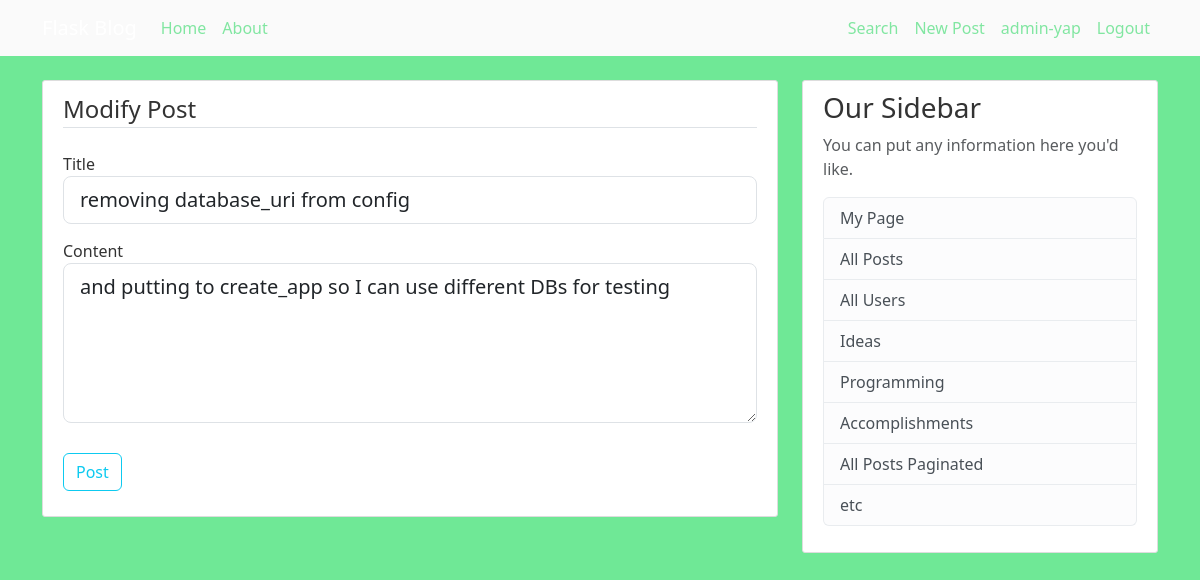
Screenshot of /post/96/modify (signed in) with the database file from the repository.
### bungee_gum/models.py (models this page shows, shortened)
class User(db.Model, UserMixin):
    id = db.Column(db.Integer, primary_key=True)
    username = db.Column(db.String(20), unique=True, nullable=False)
    email = db.Column(db.String(120), unique=True, nullable=False)
    image_file = db.Column(db.String(20), nullable=False, default="default.jpg")
    password = db.Column(db.String(60), nullable=False)
    posts = db.relationship("Post", backref="author", lazy="subquery")

class Post(db.Model):
    id = db.Column(db.Integer, primary_key=True)
    title = db.Column(db.String(100), nullable=False)
    date_posted = db.Column(db.DateTime, nullable=False, default=lambda: datetime.now(timezone.utc))
    content = db.Column(db.Text, nullable=False)
    user_id = db.Column(db.Integer, db.ForeignKey("user.id"), nullable=False)

### bungee_gum/posts/routes.py (the view, shortened to what this page needs)
@posts.route("/post/<int:id>/modify", methods=["GET", "POST"])
@login_required
def post_modify(id):
    post = Post.query.get_or_404(id)
    if current_user == post.author:
        post_form = PostForm()
        if request.method == "GET":
            post_form.title.data = post.title
            post_form.content.data = post.content
        return render_template("post-modify.html", title=f"Modify '{post.title}'", post_form=post_form)
    else:
        abort(403)

### bungee_gum/posts/forms.py
class PostForm(FlaskForm):
    title = StringField("Title", validators=[DataRequired(), Length(min=4, max=35)])
    content = TextAreaField("Content", validators=[DataRequired()])
    submit = SubmitField("Post")

### bungee_gum/models.py (called while the page is built)
@login_manager.user_loader
def load_user(user_id):
    return User.query.get(int(user_id))

### bungee_gum/templates/post-modify.html (shortened to what this page needs)
{% extends "base.html" %}
{% block body %}
<div class="content-section">
    <form action="" method="POST">
        <fieldset class="form-group">
            <legend class="border-bottom mb-4">Modify Post</legend>
            <div class="form-group">
                {{ post_form.title.label(class="form-control-label") }}
                {% if post_form.title.errors %}
                    {{ post_form.title(class="form-control form-control-lg is-invalid") }}
                    <div class="invalid-feedback">
                        {% for error in post_form.title.errors %}
                            <span>{{ error }}</span>
                        {% endfor %}
                    </div>
                {% else %}
                    {{ post_form.title(class="form-control form-control-lg") }}
                {% endif %}
            </div>
            <div class="form-group">
                {{ post_form.content.label(class="form-control-label") }}
                {% if post_form.content.errors %}
                    {{ post_form.content(class="form-control form-control-lg is-invalid") }}
                    <div class="invalid-feedback">
                        {% for error in post_form.content.errors %}
                            <span>{{ error }}</span>
                        {% endfor %}
                    </div>
                {% else %}
                    {{ post_form.content(class="form-control form-control-lg") }}
                {% endif %}
            </div>
        </fieldset>
        <div class="form-group">
            {{ post_form.submit(class="btn btn-outline-info") }}
        </div>
    </form>
</div>
{% endblock body %}

### bungee_gum/templates/base.html (shortened to what this page needs)
<!DOCTYPE html>
<html>
<head>
    <link href="https://cdn.jsdelivr.net/npm/bootstrap@5.3.3/dist/css/bootstrap.min.css" rel="stylesheet">
    <link rel="stylesheet" href="{{ url_for('static', filename='style.css') }}">
</head>
<body>
<header class="site-header">
  <nav class="navbar navbar-expand-md navbar-dark bg-steel fixed-top">
    <div class="container">
      <a class="navbar-brand mr-4" href="/">Flask Blog</a>
      <div class="collapse navbar-collapse" id="navbarToggle">
        <div class="navbar-nav mr-auto">
          <a class="nav-item nav-link" href="{{ url_for('main.home') }}">Home</a>
          <a class="nav-item nav-link" href="{{ url_for('main.home') }}">About</a>
        </div>
        <div class="navbar-right">
          <div class="navbar-nav">
            <a class="nav-item nav-link" href="{{ url_for('posts.search_route') }}">Search</a>
          {% if current_user.is_authenticated %}
            <a class="nav-item nav-link" href="{{ url_for('posts.post_new') }}">New Post</a>
            <a class="nav-item nav-link" href="{{ url_for('users.specific_user', id=current_user.id) }}">{{ current_user.username }}</a>
            <a class="nav-item nav-link" href="{{ url_for('users.logout') }}">Logout</a>
          {% else %}
            <a class="nav-item nav-link" href="{{ url_for('users.login_admin') }}">admin1</a>
            <a class="nav-item nav-link" href="{{ url_for('users.login') }}">Login</a>
            <a class="nav-item nav-link" href="{{ url_for('users.register') }}">Register</a>
          {% endif %}
          </div>
        </div>
      </div>
    </div>
  </nav>
</header>
    <main role="main" class="container">
      <div class="row">
        <div class="col-md-8">
          {% block body %}{% endblock body %}
        </div>
        <div class="col-md-4">
          <div class="content-section">
            <h3>Our Sidebar</h3>
            <p class='text-muted'>You can put any information here you'd like.
              <ul class="list-group">
                  {% if current_user.is_authenticated %}
                    <li class="list-group-item list-group-item-light">
                    <a class="text-decoration-none h6" href="{{ url_for('users.specific_user', id=current_user.id) }}">My Page</a>
                    </li>
                  {% endif %}
                 <li class="list-group-item list-group-item-light">
                    <a class="text-decoration-none h6" href="{{ url_for('posts.all_posts') }}">All Posts</a>
                 </li>
                 <li class="list-group-item list-group-item-light">
                    <a class="text-decoration-none h6" href="{{ url_for('users.all_users') }}">All Users</a>
                 </li>
                 <li class="list-group-item list-group-item-light">
                    <a class="text-decoration-none h6" href="{{ url_for('posts.post_ideas') }}">Ideas</a>
                 </li>
                 <li class="list-group-item list-group-item-light">
                    <a class="text-decoration-none h6" href="{{ url_for('posts.post_programming') }}">Programming</a>
                 </li>
                 <li class="list-group-item list-group-item-light">
                    <a class="text-decoration-none h6" href="{{ url_for('posts.post_accomplishments') }}">Accomplishments</a>
                 </li>
                 <li class="list-group-item list-group-item-light">
                    <a class="text-decoration-none h6" href="{{ url_for('posts.all_posts_paginated') }}">All Posts Paginated</a>
                 </li>
                 <li class="list-group-item list-group-item-light">etc</li>
              </ul>
            </p>
          </div>
        </div>
      </div>
    </main>
</body>
</html>

### bungee_gum/static/style.css (style rules this page uses)
body { background: #6fe896; color: #333333; margin-top: 5rem; }
.site-header .navbar-nav .nav-link { color: #81e6a1; }
.bg-steel { background-color: #fafafa; }
.content-section { background: #ffffff; padding: 10px 20px; border: 1px solid #dddddd; border-radius: 3px; margin-bottom: 20px; }
.content-section div { margin: 15px 0; }
.navbar-right { margin-right: 0; margin-left: auto; }
textarea { height: 20vh; }

### rows the page displays
User: username "admin-yap"
Post: title "removing database_uri from config", content "and putting to create_app so I can use different DBs for testing"

### other values shown
{{ post_form.title.label(class="form-control-label") }} "Title"
{{ post_form.content.label(class="form-control-label") }} "Content"
